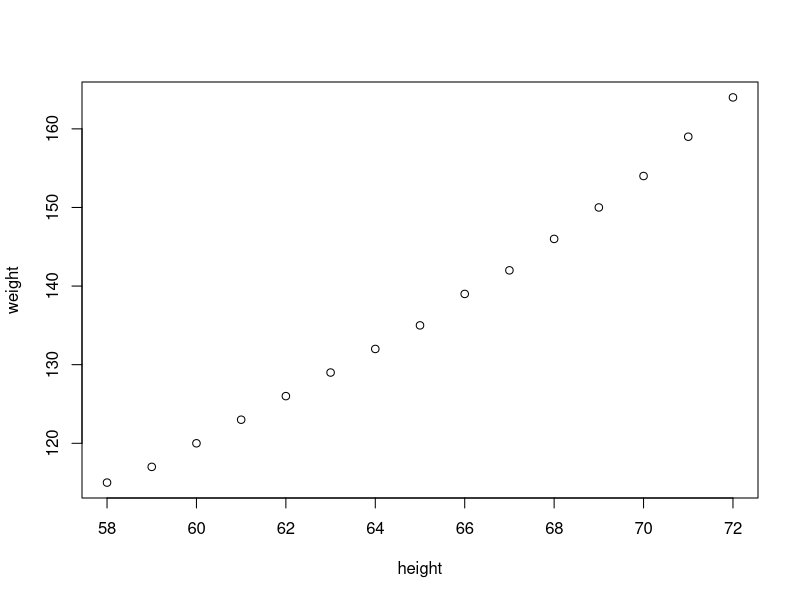
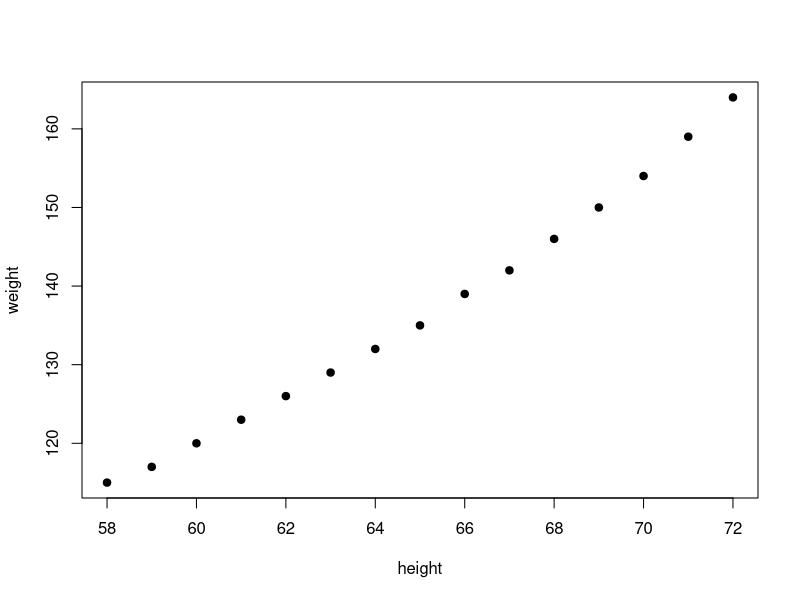
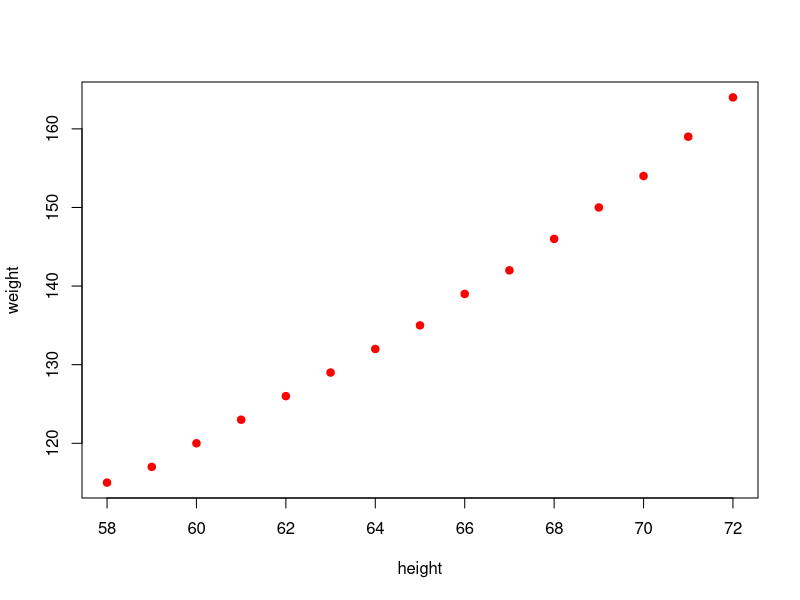
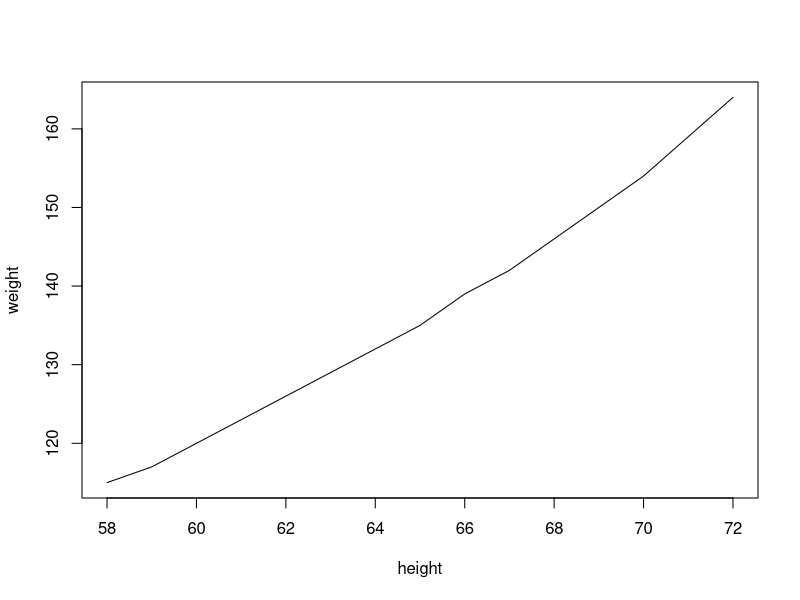
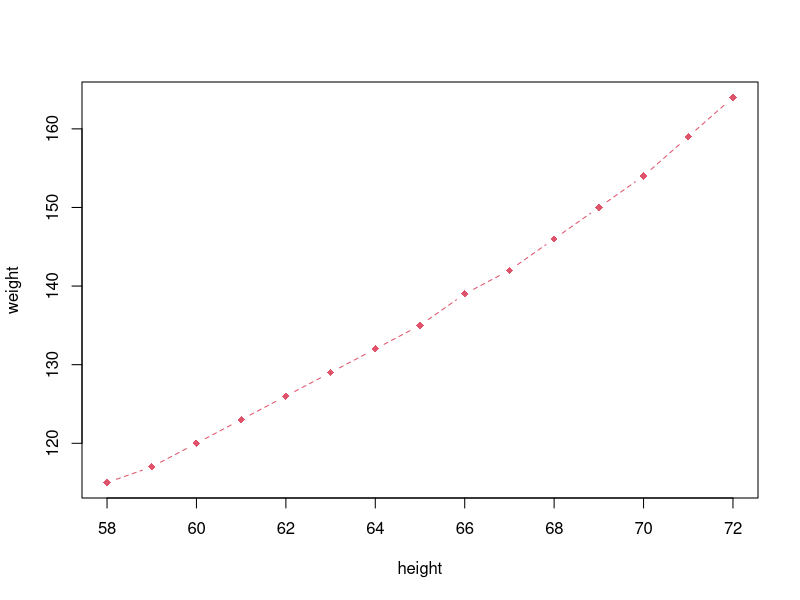
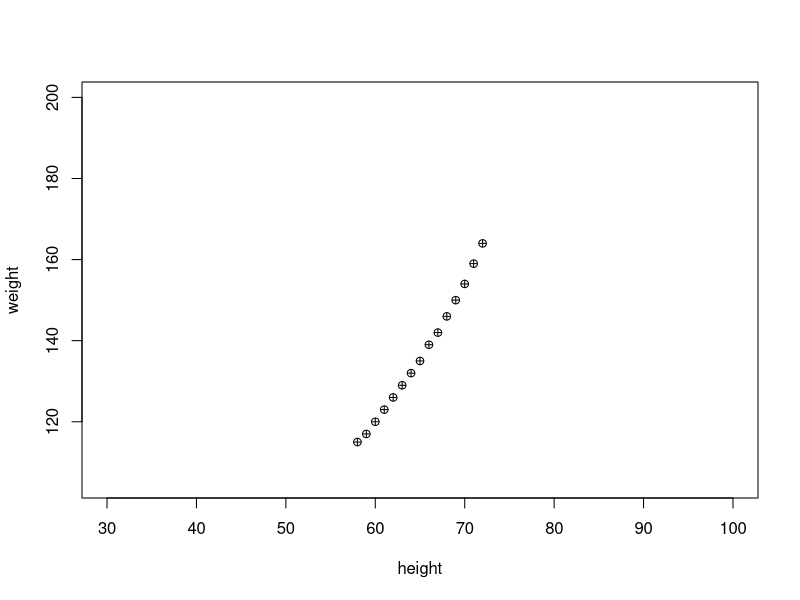
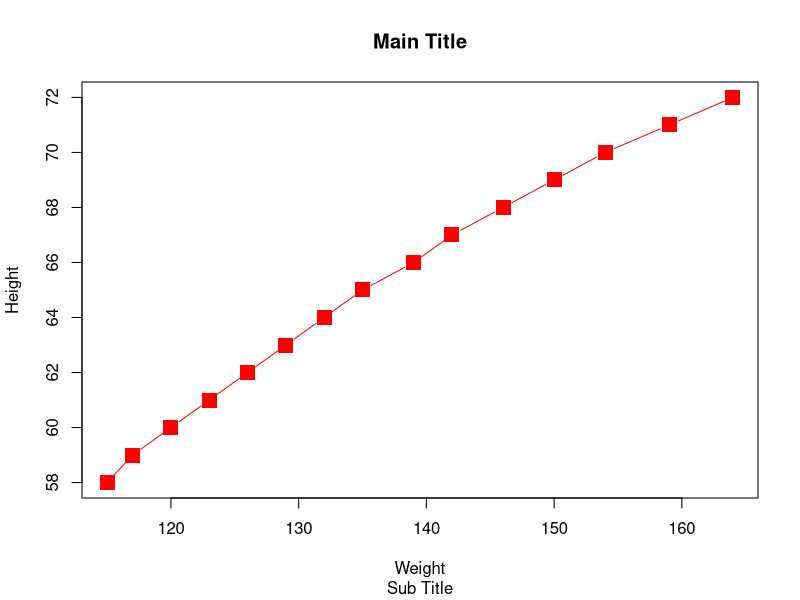
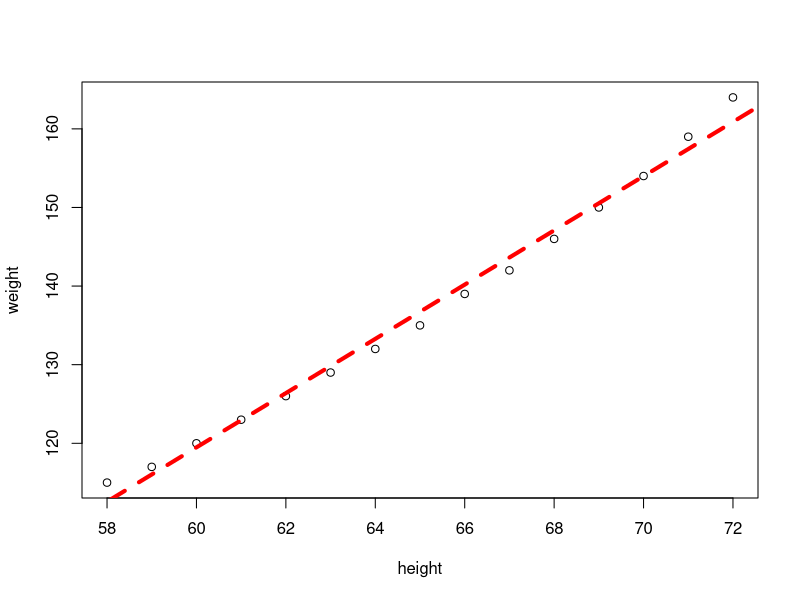

Generate these figures, in order, with R: (Note: this script raises an error after producing the figures.)
# Combined Plots

#plot, histogram, pie, boxplot, linechart, correlation plot

#plot
women
plot(women)
plot(women, type='p', pch=19)
plot(women, type='p', pch=19, col='red')
plot(women, type='l')
plot(women, type='b', pch=18, lty=2, col=2) #can find color codes, line types on the net
plot(women, xlim=c(30,100), ylim=c(min(women$weight)-10, 200), pch=10)

#more features with plot
plot(x=women$weight, y=women$height, pch=15, xlab='Weight', ylab='Height', col='red', cex=2, type='b')
title(main='Main Title', sub='Sub Title')
#see cheat sheet on base graphs

plot(women)
abline(lm(women$weight ~ women$height), col='red', lty=2, lwd=4)

#boxplot
boxplot(women$height)
abline(h=c(58, 62,65,68,72))

#draw lines on plot for number summary
summary(women)
quantile(women$height)
boxplot(women$height, col='green')
abline(h=quantile(women$height))
text(1+.2, quantile(women$height), labels=c('min','1Q','median','3Q','max'))

#histogram
hist(women$height)
hist(women$height, breaks=10)
hist(women$height, breaks=5, col=1:5)

#histogram2
(x = rnorm(100,50,10))
hist(x)

hist(x, freq=F, col=1:5)
lines(density(x))

#density plot : shape of data
plot(density(x), col='red')

#pie
gender
table(gender)
pie(table(gender))
x = c(10,20,40,50)
pie(x)
xlabels = c('A','B','C','D')
pie(x, labels=xlabels)

x
#barplot
barplot(x,col=1:4)
barplot(x,col=1:4, horiz = T)

#correlation plot
pairs(women)
cor(women$height,women$weight)

head(mtcars)
?mtcars

cor(mtcars)
names(mtcars)
pairs(mtcars)
pairs(mtcars[1:4])
options(digits=4)
